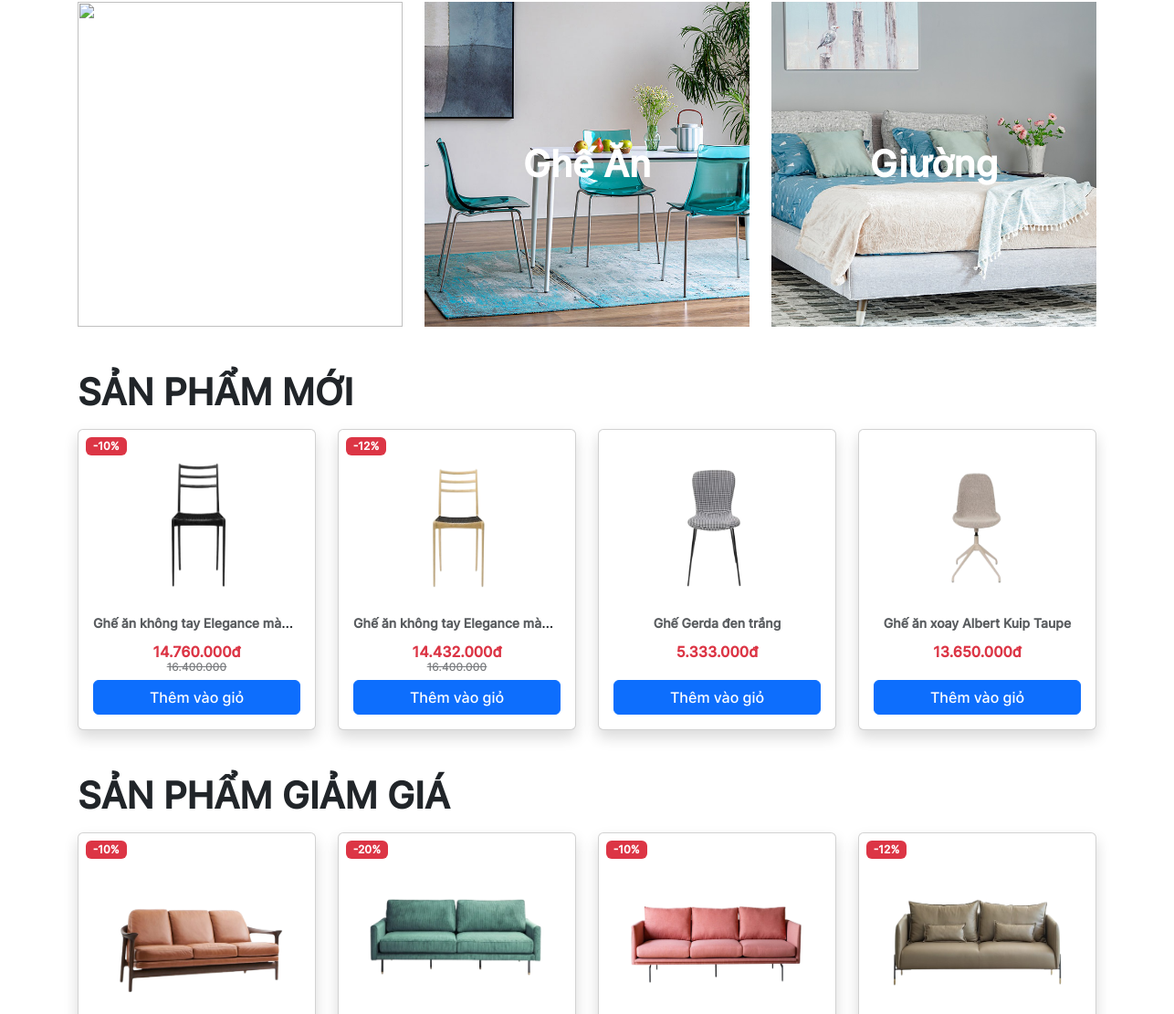
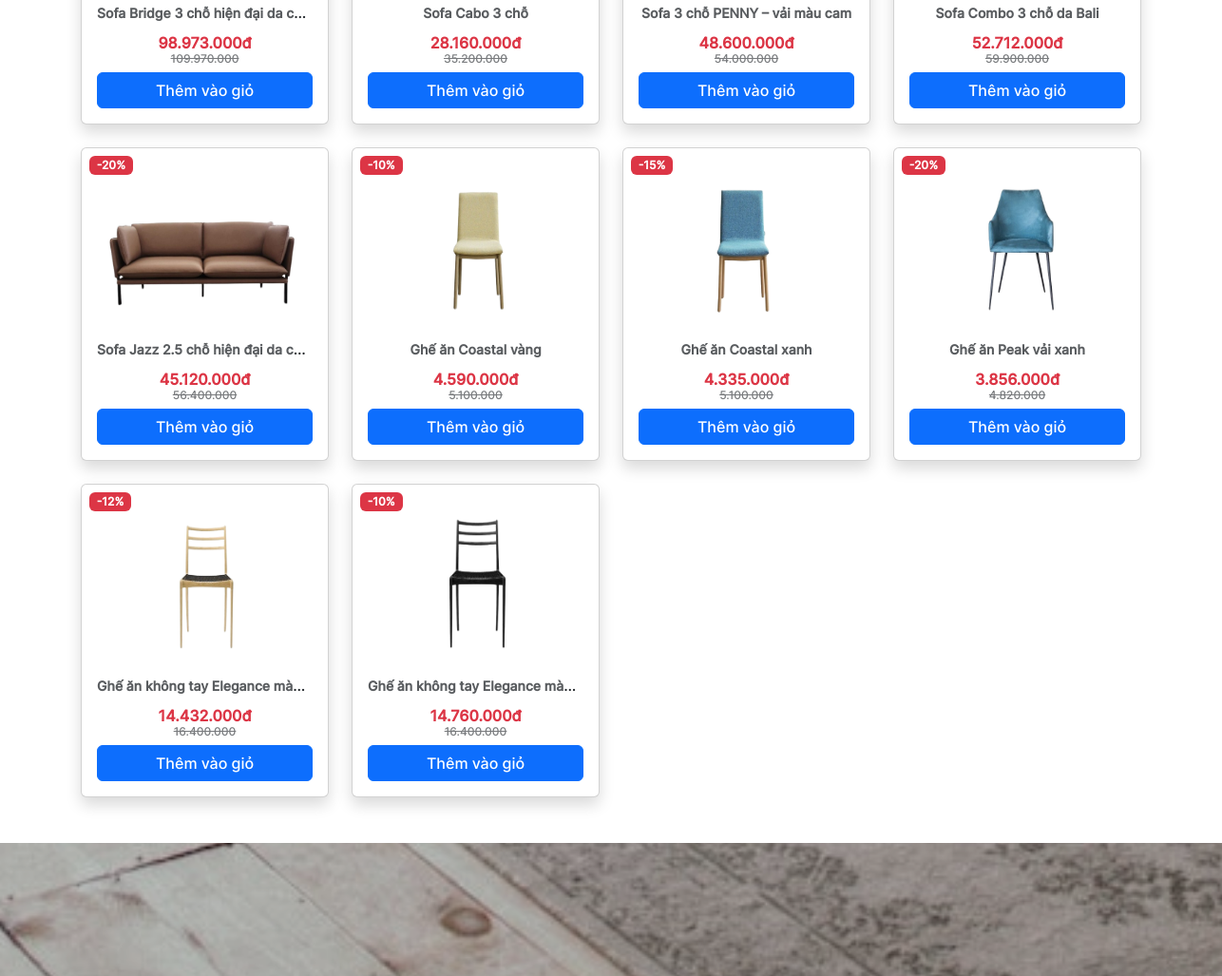
Before: / (middle part) with the older database file (2 pictures, top to bottom).
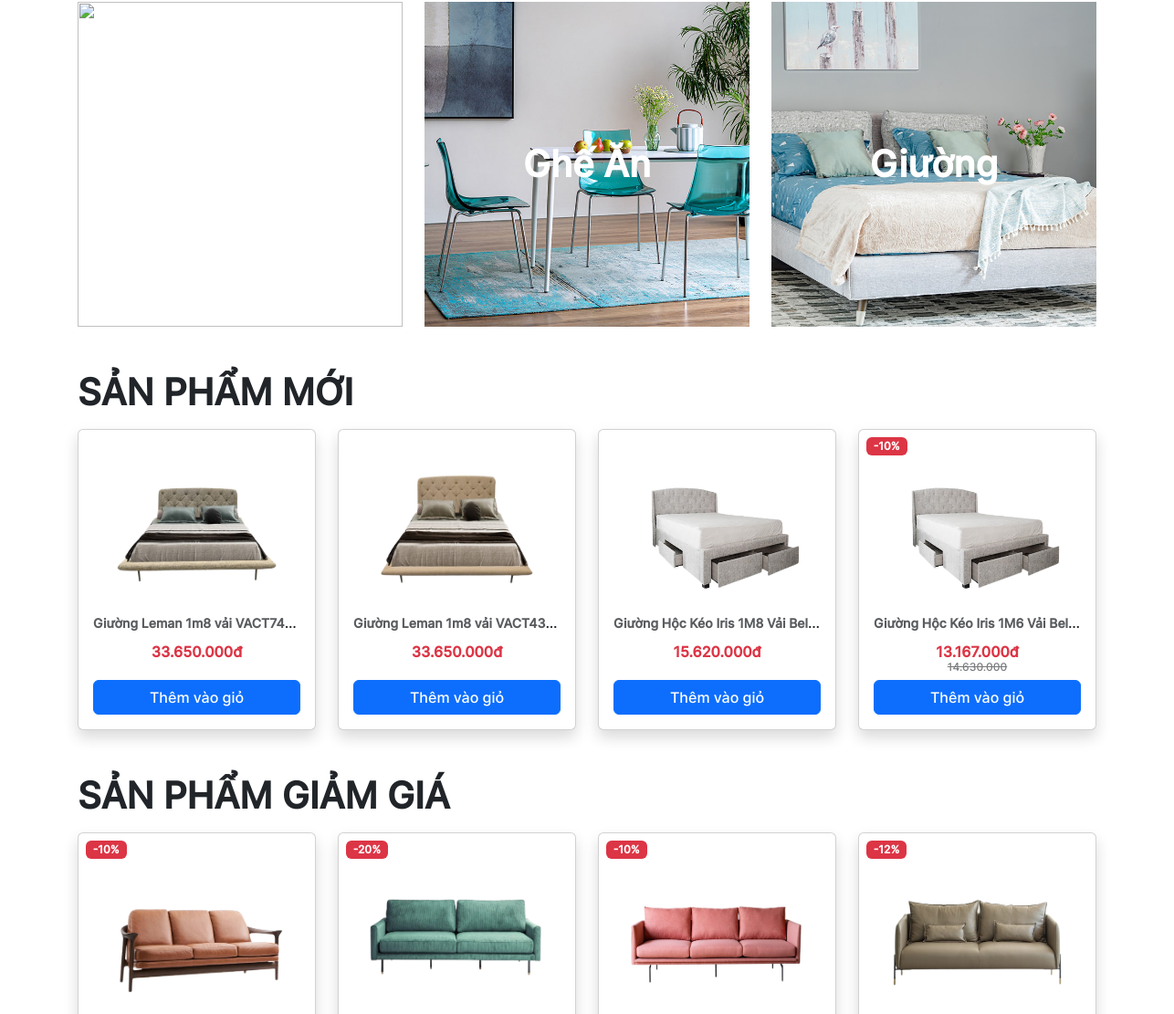
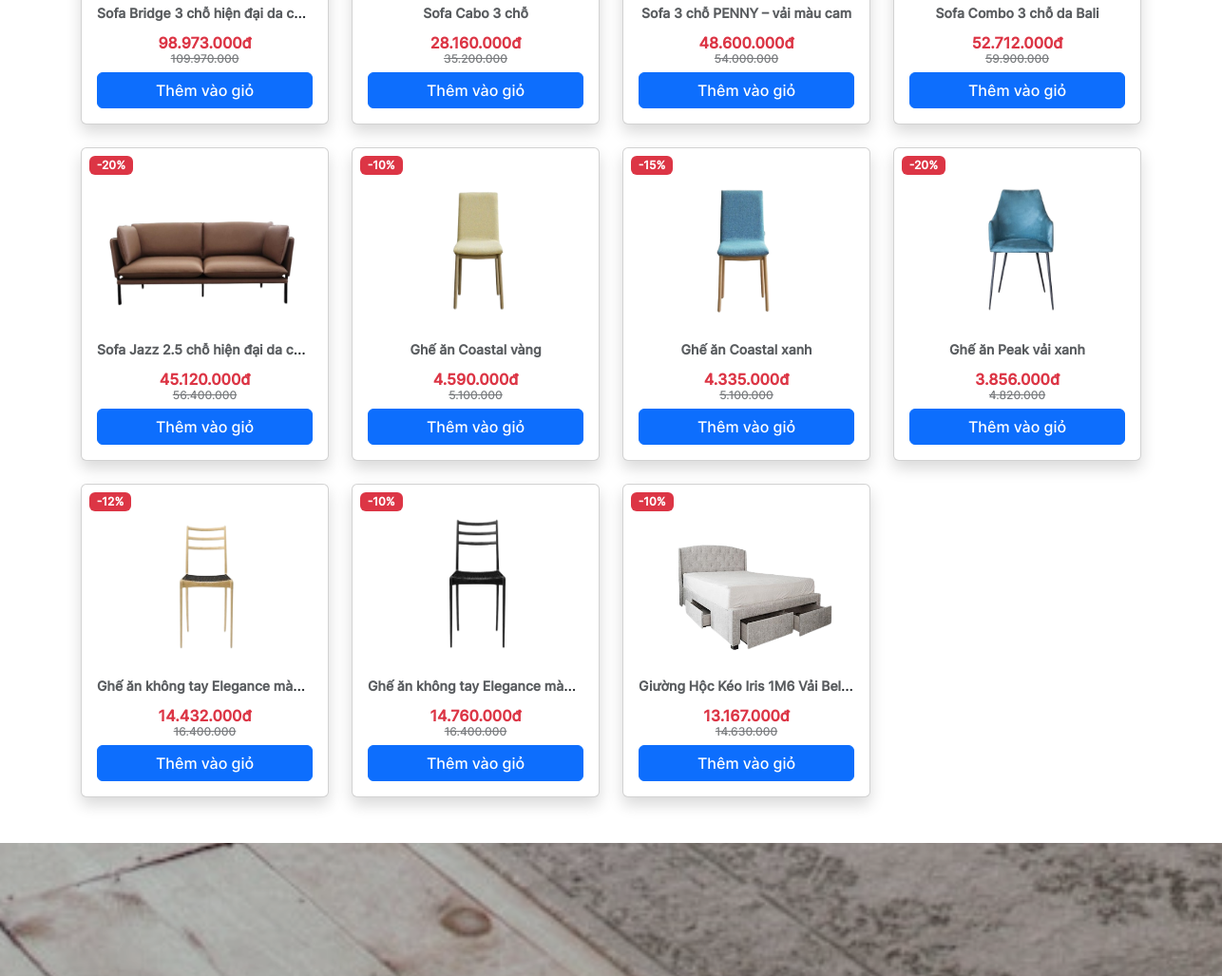
After: the same page with the newer database file (2 pictures, top to bottom).
### tables this page shows
CREATE TABLE `products` (
  `id` int(11) NOT NULL,
  `name` varchar(100) NOT NULL,
  `quantity` int(11) NOT NULL,
  `price` int(11) NOT NULL,
  `discount` int(11) NOT NULL,
  `image` text NOT NULL,
  `category_id` int(11) NOT NULL,
  `description` text NOT NULL
);

### classes/database.php (called while the page is built, shortened)
<?php
class Database
{
  private $conn = null;
  public function __construct()
  {
    $this->conn = new mysqli(DB_HOST, DB_USER, DB_PASS, DB_NAME);
  }
  public function getNewProducts()
  {
    $data = array();
    $offset = 0;
    $limit = 4;
    $sql = "SELECT * FROM products ORDER BY id DESC LIMIT ?,?";
    $stmt = $this->conn->prepare($sql);
    $stmt->bind_param("ii", $offset, $limit);
    $stmt->execute();
    $result = $stmt->get_result();
    while ($row = $result->fetch_assoc()) {
      $data[] = $row;
    }
    return $data;
  }
  public function getDiscountedProduct()
  {
    $data = array();
    $sql = "SELECT * FROM products WHERE discount > 0";
    $stmt = $this->conn->prepare($sql);
    $stmt->execute();
    $result = $stmt->get_result();
    while ($row = $result->fetch_assoc()) {
      $data[] = $row;
    }
    return $data;
  }
}

### index.php (the view, shortened to what the changed rows need)
<!DOCTYPE html>
<html lang="en">
<head>
  <link rel="stylesheet" href="./assets/fonts/css/all.min.css" />
  <link rel="stylesheet" href="./lib/aos/css/aos.css" />
  <link rel="stylesheet" href="./lib/boostrap/css/bootstrap.min.css" />
  <link rel="stylesheet" href="./assets/css/app.css" />
</head>
<body>
  <div id="root">
    <section class="mb-5">
      <div class="container">
        <div class="row">
          <div class="col-4 position-relative">
            <div class="position-absolute top-50 start-50 translate-middle">
              <h1 class="text-white">SOFA</h1>
            </div>
          </div>
          <div class="col-4 position-relative">
            <div class="carousel-caption rounded-4 position-absolute top-50 start-50 translate-middle">
              <h1 class="text-white">Ghế Ăn</h1>
            </div>
          </div>
          <div class="col-4 position-relative">
            <div class="carousel-caption rounded-4 position-absolute top-50 start-50 translate-middle">
              <h1 class="text-white">Giường</h1>
            </div>
          </div>
        </div>
      </div>
    </section>
    <section class="mb-5">
      <div class="container">
        <h1 class="fw-bold text-uppercase pb-3">Sản phẩm mới</h1>
        <div class="row row-gap-4">
          <?php
          require_once("./classes/database.php");
          $db = new Database();
          $products = $db->getNewProducts();
          foreach ($products as $p) :
          ?>
            <div class="col-lg-3">
              <div class="card shadow overflow-hidden">
                <div class="card-body position-relative">
                  <div class="position-absolute top-0 start-0 <?= $p["discount"] == 0 ? 'd-none' : '' ?>">
                    <span class="badge rounded bg-danger ms-2 mt-2">-<?= $p["discount"] ?>%</span>
                  </div>
                  <img src="./assets/images/<?= $p["image"] ?>" class="card-img-top" height="181" loading="lazy" alt="..." />
                  <p class="card-title">
                    <a href="product_detail.php?id=<?= $p["id"] ?>" class="fw-bold text-decoration-none text-muted">
                      <div class="line__clamp text-center">
                        <small><?= $p["name"] ?></small>
                      </div>
                    </a>
                  </p>
                  <div class="text-center pt-2">
                    <h6 style="height: 40px;">
                      <span class="text-danger"><?= number_format($p["price"] - ($p["price"] * $p["discount"] / 100), 0, '', '.') ?>đ</span>
                      <p class="fw-light text-decoration-line-through <?= $p["discount"] == 0 ? 'd-none' : '' ?>" style="font-size: 12px;opacity: 0.6">
                        <?= number_format($p["price"], 0, '', '.') ?>
                      </p>
                    </h6>
                  </div>
                  <div class="d-grid">
                    <button class="add-to-cart btn btn-primary" data-id="<?= $p["id"] ?>" title="Thêm vào giỏ hàng">
                      Thêm vào giỏ
                    </button>
                  </div>
                </div>
              </div>
            </div>
          <?php endforeach; ?>
        </div>
      </div>
    </section>
    <section class="mb-5">
      <div class="container">
        <h1 class="fw-bold text-uppercase pb-3">Sản phẩm giảm giá</h1>
        <div class="row row-gap-4">
          <?php
          $products = $db->getDiscountedProduct();
          foreach ($products as $p) :
          ?>
            <div class="col-lg-3">
              <div class="card shadow overflow-hidden">
                <div class="card-body position-relative">
                  <div class="position-absolute top-0 start-0 <?= $p["discount"] == 0 ? 'd-none' : '' ?>">
                    <span class="badge rounded bg-danger ms-2 mt-2">-<?= $p["discount"] ?>%</span>
                  </div>
                  <img src="./assets/images/<?= $p["image"] ?>" class="card-img-top" height="181" loading="lazy" alt="..." />
                  <p class="card-title">
                    <a href="product_detail.php?id=<?= $p["id"] ?>" class="fw-bold text-decoration-none text-muted">
                      <div class="line__clamp text-center">
                        <small><?= $p["name"] ?></small>
                      </div>
                    </a>
                  </p>
                  <div class="text-center pt-2">
                    <h6 style="height: 40px;">
                      <span class="text-danger"><?= number_format($p["price"] - ($p["price"] * $p["discount"] / 100), 0, '', '.') ?>đ</span>
                      <p class="fw-light text-decoration-line-through <?= $p["discount"] == 0 ? 'd-none' : '' ?>" style="font-size: 12px;opacity: 0.6">
                        <?= number_format($p["price"], 0, '', '.') ?>
                      </p>
                    </h6>
                  </div>
                  <div class="d-grid">
                    <button class="add-to-cart btn btn-primary" data-id="<?= $p["id"] ?>" title="Thêm vào giỏ hàng">
                      Thêm vào giỏ
                    </button>
                  </div>
                </div>
              </div>
            </div>
          <?php endforeach; ?>
        </div>
      </div>
    </section>
  </div>
</body>
</html>

Changed rows visible on the page:
no longer on this page (row unchanged): products: image (picture), name "Ghế Gerda đen trắng", $p["price"] - ($p["price"] * $p["discount"] / 100) "5.333.000", shown under "SẢN PHẨM MỚI"
no longer on this page (row unchanged): products: image (picture), name "Ghế ăn xoay Albert Kuip Taupe", $p["price"] - ($p["price"] * $p["discount"] / 100) "13.650.000", shown under "SẢN PHẨM MỚI"
no longer on one of the page's lists (row unchanged): products: discount "12", name "Ghế ăn không tay Elegance mà…", $p["price"] - ($p["price"] * $p["discount"] / 100) "14.432.000", price "16.400.000"
no longer on one of the page's lists (row unchanged): products: discount "10", name "Ghế ăn không tay Elegance mà…", $p["price"] - ($p["price"] * $p["discount"] / 100) "14.760.000", price "16.400.000"
added products: image (picture), name "Giường Leman 1m8 vải VACT7464", $p["price"] - ($p["price"] * $p["discount"] / 100) "33.650.000", shown under "SẢN PHẨM MỚI"
added products: image (picture), name "Giường Leman 1m8 vải VACT4328", $p["price"] - ($p["price"] * $p["discount"] / 100) "33.650.000", shown under "SẢN PHẨM MỚI"
added products: image (picture), name "Giường Hộc Kéo Iris 1M8 Vải Bel…", $p["price"] - ($p["price"] * $p["discount"] / 100) "15.620.000", shown under "SẢN PHẨM MỚI"
added products: discount "10", image (picture), name "Giường Hộc Kéo Iris 1M6 Vải Bel…", $p["price"] - ($p["price"] * $p["discount"] / 100) "13.167.000", price "14.630.000"
